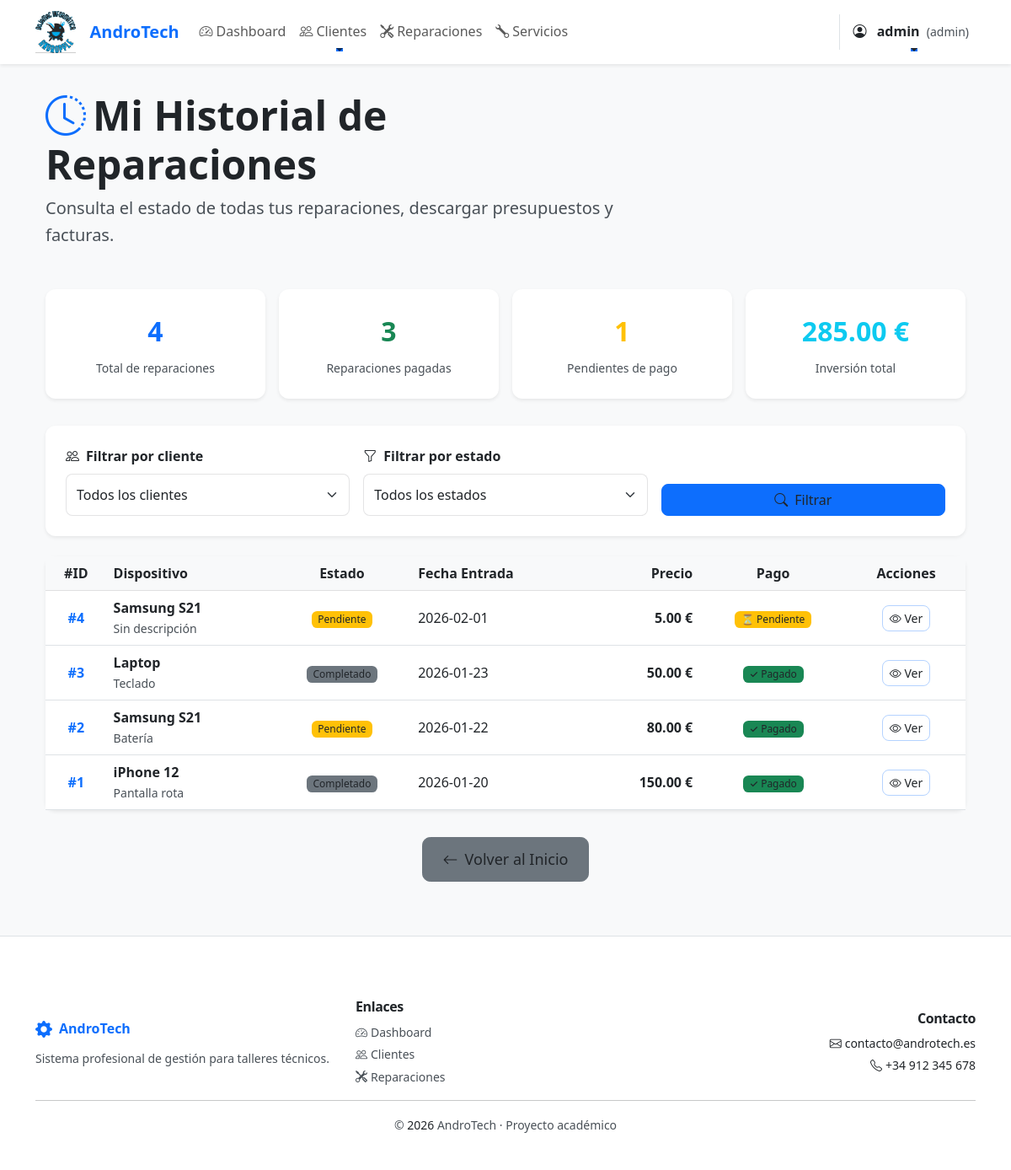
The app's page /cliente/historial (signed in) with its own data.
### tables this page shows
CREATE TABLE reparaciones (
    id INTEGER PRIMARY KEY AUTOINCREMENT,
    cliente_id INTEGER,
    dispositivo TEXT NOT NULL,
    descripcion TEXT,
    estado TEXT DEFAULT 'Pendiente',
    fecha_entrada TEXT,
    fecha_salida TEXT,
    precio REAL,
    tipo_documento TEXT DEFAULT 'presupuesto',
    estado_pago TEXT DEFAULT 'Pendiente',
    fecha_pago TEXT,
    metodo_pago TEXT,
    FOREIGN KEY (cliente_id) REFERENCES clientes(id)
);

### app.py (the view)
@app.route("/cliente/historial")
@role_required('admin')
def historial_cliente():
    conn = get_db()
    total_reparaciones = conn.execute("SELECT COUNT(*) FROM reparaciones").fetchone()[0]
    pagadas = conn.execute("SELECT COUNT(*) FROM reparaciones WHERE estado_pago = 'Pagado'").fetchone()[0]
    pendientes = conn.execute("SELECT COUNT(*) FROM reparaciones WHERE estado_pago != 'Pagado'").fetchone()[0]
    total_invertido = conn.execute("SELECT IFNULL(SUM(precio), 0) FROM reparaciones WHERE precio IS NOT NULL").fetchone()[0]
    promedio_precio = conn.execute("SELECT IFNULL(AVG(precio), 0) FROM reparaciones WHERE precio IS NOT NULL").fetchone()[0]
    total_completadas = conn.execute("SELECT COUNT(*) FROM reparaciones WHERE estado = 'Terminado' OR estado = 'Entregado'").fetchone()[0]
    estado_filtro = request.args.get('estado', '').strip()
    cliente_filtro = request.args.get('cliente_id', '').strip()
    try:
        page = int(request.args.get('page', 1))
        if page < 1:
            page = 1
    except ValueError:
        page = 1
    per_page = 10
    offset = (page - 1) * per_page
    base_sql = "SELECT reparaciones.*, clientes.nombre AS cliente FROM reparaciones LEFT JOIN clientes ON clientes.id = reparaciones.cliente_id"
    where = []
    params = []
    if estado_filtro:
        where.append("reparaciones.estado = ?")
        params.append(estado_filtro)
    if cliente_filtro:
        where.append("reparaciones.cliente_id = ?")
        params.append(cliente_filtro)
    where_clause = (" WHERE " + " AND ".join(where)) if where else ""
    total_count = conn.execute("SELECT COUNT(*) FROM reparaciones" + where_clause, params).fetchone()[0]
    total_pages = (total_count + per_page - 1) // per_page if total_count > 0 else 1
    reparaciones_rows = conn.execute(base_sql + where_clause + " ORDER BY reparaciones.id DESC LIMIT ? OFFSET ?", params + [per_page, offset]).fetchall()
    reparaciones = [dict(r) for r in reparaciones_rows]
    estados = conn.execute("SELECT DISTINCT estado FROM reparaciones ORDER BY estado").fetchall()
    clientes = conn.execute("SELECT id, nombre FROM clientes ORDER BY nombre").fetchall()
    conn.close()
    stats = {
        'total_reparaciones': total_reparaciones,
        'pagadas': pagadas,
        'pendientes': pendientes,
        'total_invertido': total_invertido or 0,
        'promedio_precio': promedio_precio or 0,
        'total_completadas': total_completadas,
    }
    return render_template('historial_cliente.html', reparaciones=reparaciones, stats=stats, estados=estados, clientes=clientes, estado_filtro=estado_filtro, cliente_filtro=cliente_filtro, page=page, total_pages=total_pages)

### templates/historial_cliente.html (shortened to what this page needs)
{% extends "base.html" %}
{% block content %}
<div class="container py-5">
    <div class="row mb-5">
        <div class="col-lg-8">
            <h1 class="display-5 fw-bold mb-2">
                <i class="bi bi-clock-history text-primary me-2"></i>Mi Historial de Reparaciones
            </h1>
            <p class="lead text-muted">Consulta el estado de todas tus reparaciones, descargar presupuestos y facturas.</p>
        </div>
    </div>
    <div class="row g-3 mb-5">
        <div class="col-md-4 col-lg-3">
            <div class="card shadow-sm border-0 h-100">
                <div class="card-body text-center">
                    <div class="fs-2 text-primary fw-bold mb-2">{{ stats.total_reparaciones }}</div>
                    <p class="card-text text-muted small mb-0">Total de reparaciones</p>
                </div>
            </div>
        </div>
        <div class="col-md-4 col-lg-3">
            <div class="card shadow-sm border-0 h-100">
                <div class="card-body text-center">
                    <div class="fs-2 text-success fw-bold mb-2">{{ stats.pagadas }}</div>
                    <p class="card-text text-muted small mb-0">Reparaciones pagadas</p>
                </div>
            </div>
        </div>
        <div class="col-md-4 col-lg-3">
            <div class="card shadow-sm border-0 h-100">
                <div class="card-body text-center">
                    <div class="fs-2 text-warning fw-bold mb-2">{{ stats.pendientes }}</div>
                    <p class="card-text text-muted small mb-0">Pendientes de pago</p>
                </div>
            </div>
        </div>
        <div class="col-md-4 col-lg-3">
            <div class="card shadow-sm border-0 h-100">
                <div class="card-body text-center">
                    <div class="fs-2 text-info fw-bold mb-2">{{ "%.2f"|format(stats.total_invertido) }} €</div>
                    <p class="card-text text-muted small mb-0">Inversión total</p>
                </div>
            </div>
        </div>
    </div>
    <div class="card shadow-sm mb-4 border-0">
        <div class="card-body">
            <form method="GET" class="row g-3 align-items-end">
                <div class="col-md-4">
                    <label for="cliente_id" class="form-label fw-semibold">
                        <i class="bi bi-people me-2"></i>Filtrar por cliente
                    </label>
                    <select id="cliente_id" name="cliente_id" class="form-select">
                        <option value="">Todos los clientes</option>
                    </select>
                </div>
                <div class="col-md-4">
                    <label for="estado" class="form-label fw-semibold">
                        <i class="bi bi-funnel me-2"></i>Filtrar por estado
                    </label>
                    <select id="estado" name="estado" class="form-select">
                        <option value="">Todos los estados</option>
                    </select>
                </div>
                <div class="col-md-4">
                    <button type="submit" class="btn btn-primary w-100">
                        <i class="bi bi-search me-2"></i>Filtrar
                    </button>
                </div>
            </form>
        </div>
    </div>
    {% if not reparaciones %}
    <div class="alert alert-info text-center py-5" role="alert">
        <div class="mb-3">
            <i class="bi bi-inbox" style="font-size: 3rem; color: #0dcaf0;"></i>
        </div>
        <h5 class="alert-heading">No hay reparaciones en tu historial</h5>
        <p class="mb-0">Cuando lleves un dispositivo a reparar, aparecerá aquí el historial completo.</p>
    </div>
    {% else %}
    <div class="card shadow-sm border-0 mb-4">
        <div class="table-responsive">
            <table class="table table-hover mb-0">
                <thead class="table-light">
                    <tr>
                        <th class="text-center">#ID</th>
                        <th>Dispositivo</th>
                        <th class="text-center">Estado</th>
                        <th>Fecha Entrada</th>
                        <th class="text-end">Precio</th>
                        <th class="text-center">Pago</th>
                        <th class="text-center">Acciones</th>
                    </tr>
                </thead>
                <tbody>
                    {% for rep in reparaciones %}
                    <tr class="align-middle">
                        <td class="text-center fw-semibold text-primary">#{{ rep.id }}</td>
                        <td>
                            <div class="fw-semibold">{{ rep.dispositivo }}</div>
                            <small class="text-muted">{{ rep.descripcion[:50] if rep.descripcion else 'Sin descripción' }}</small>
                        </td>
                        <td class="text-center">
                            <span class="badge
                                {% if rep.estado == 'Entregado' %}bg-success
                                {% elif rep.estado == 'Terminado' %}bg-success
                                {% elif rep.estado == 'En proceso' %}bg-primary
                                {% elif rep.estado == 'Pendiente' %}bg-warning text-dark
                                {% else %}bg-secondary{% endif %}
                            ">
                                {{ rep.estado }}
                            </span>
                        </td>
                        <td>
                            {{ rep.fecha_entrada }}
                        </td>
                        <td class="text-end fw-semibold">
                            {% if rep.precio %}
                                {{ "%.2f"|format(rep.precio) }} €
                            {% else %}
                                <span class="text-muted">Pendiente</span>
                            {% endif %}
                        </td>
                        <td class="text-center">
                            {% if rep.estado_pago == 'Pagado' %}
                                <span class="badge bg-success">✓ Pagado</span>
                            {% else %}
                                <span class="badge bg-warning text-dark">⏳ Pendiente</span>
                            {% endif %}
                        </td>
                        <td class="text-center">
                            <button type="button"
                                    class="btn btn-sm btn-outline-primary"
                                    data-bs-toggle="modal"
                                    data-bs-target="#detallesModal{{ rep.id }}">
                                <i class="bi bi-eye"></i> Ver
                            </button>
                        </td>
                    </tr>
                    {% endfor %}
                </tbody>
            </table>
        </div>
    </div>
    {% endif %}
    <div class="row mt-5">
        <div class="col-12 text-center">
            <a href="/" class="btn btn-secondary btn-lg">
                <i class="bi bi-arrow-left me-2"></i>Volver al Inicio
            </a>
        </div>
    </div>
</div>
{% endblock %}

### templates/base.html (shortened to what this page needs)
<!DOCTYPE html>
<html lang="es">
<head>
    <link
        href="https://cdn.jsdelivr.net/npm/bootstrap@5.3.0/dist/css/bootstrap.min.css"
        rel="stylesheet">
        <link rel="stylesheet" href="{{ url_for('static', filename='css/style.css') }}">
        <link rel="stylesheet"
            href="https://cdn.jsdelivr.net/npm/bootstrap-icons@1.11.1/font/bootstrap-icons.css">
</head>
<body class="bg-light">
<nav class="navbar navbar-expand-lg navbar-light bg-white shadow-sm sticky-top">
    <div class="container">
        <a class="navbar-brand d-flex align-items-center" href="/">
            <img src="{{ url_for('static', filename='imagenes/logo.jpg') }}" alt="AndroTech" style="height: 50px; width: auto; object-fit: contain;" class="me-3">
            <span class="fw-bold text-primary fs-5">AndroTech</span>
        </a>
        <div class="collapse navbar-collapse" id="navbarContent">
            {% if session.usuario %}
                <ul class="navbar-nav me-auto">
                    <li class="nav-item">
                        <a class="nav-link {% if request.endpoint == 'dashboard' %}active fw-semibold{% endif %}"
                           href="/dashboard">
                            <i class="bi bi-speedometer2 me-1"></i>Dashboard
                        </a>
                    </li>
                    <li class="nav-item dropdown">
                        <a class="nav-link dropdown-toggle {% if request.endpoint == 'clientes' %}active fw-semibold{% endif %}"
                           href="#" id="clientesDropdown" role="button" data-bs-toggle="dropdown" aria-expanded="false">
                            <i class="bi bi-people me-1"></i>Clientes
                        </a>
                    </li>
                    <li class="nav-item">
                        <a class="nav-link {% if request.endpoint == 'reparaciones' %}active fw-semibold{% endif %}"
                           href="/reparaciones">
                            <i class="bi bi-tools me-1"></i>Reparaciones
                        </a>
                    </li>
                    <li class="nav-item">
                        <a class="nav-link {% if request.endpoint == 'servicios' %}active fw-semibold{% endif %}"
                           href="/servicios">
                            <i class="bi bi-wrench me-1"></i>Servicios
                        </a>
                    </li>
                </ul>
                <ul class="navbar-nav">
                    <li class="nav-item dropdown">
                        <a class="nav-link dropdown-toggle fw-semibold text-dark border-start ps-3"
                           href="#" id="userDropdown" role="button"
                           data-bs-toggle="dropdown" aria-expanded="false">
                            <i class="bi bi-person-circle me-2"></i>
                            {{ session.usuario }}
                            <small class="text-muted ms-1">({{ session.rol }})</small>
                        </a>
                    </li>
                </ul>
            {% endif %}
        </div>
    </div>
</nav>
<div class="container-fluid px-0">
    <div class="container">
        {% block content %}{% endblock %}
    </div>
</div>
<footer class="bg-white border-top mt-5">
    <div class="container py-4">
        <div class="row g-4 align-items-center">
            <div class="col-md-4">
                <div class="d-flex align-items-center mb-2">
                    <i class="bi bi-gear-fill text-primary me-2 fs-5"></i>
                    <span class="fw-bold text-primary fs-6">AndroTech</span>
                </div>
                <p class="text-muted small mb-0">Sistema profesional de gestión para talleres técnicos.</p>
            </div>
            <div class="col-md-4">
                <h6 class="fw-semibold mb-2 text-dark">Enlaces</h6>
                <div class="d-flex flex-column">
                    {% if session.usuario %}
                        <a href="/dashboard" class="text-decoration-none text-muted small mb-1">
                            <i class="bi bi-speedometer2 me-1"></i>Dashboard
                        </a>
                        <a href="/clientes" class="text-decoration-none text-muted small mb-1">
                            <i class="bi bi-people me-1"></i>Clientes
                        </a>
                        <a href="/reparaciones" class="text-decoration-none text-muted small">
                            <i class="bi bi-tools me-1"></i>Reparaciones
                        </a>
                    {% endif %}
                </div>
            </div>
            <div class="col-md-4 text-md-end">
                <h6 class="fw-semibold mb-2 text-dark">Contacto</h6>
                <div class="text-muted small">
                    <div class="mb-1">
                        <i class="bi bi-envelope me-1"></i>contacto@androtech.es
                    </div>
                    <div>
                        <i class="bi bi-telephone me-1"></i>+34 912 345 678
                    </div>
                </div>
            </div>
        </div>
        <hr class="my-3 opacity-25">
        <div class="text-center">
            <small class="text-muted">
                &copy; <span id="footer-year"></span> AndroTech · Proyecto académico
            </small>
        </div>
    </div>
</footer>
</body>
</html>

### records on screen
reparaciones: id "4", dispositivo "Samsung S21", descripcion "Sin descripción", estado "Pendiente", fecha_entrada "2026-02-01", precio "5.00", estado_pago "⏳ Pendiente"
reparaciones: id "3", dispositivo "Laptop", descripcion "Teclado", estado "Completado", fecha_entrada "2026-01-23", precio "50.00", estado_pago "✓ Pagado"
reparaciones: id "2", dispositivo "Samsung S21", descripcion "Batería", estado "Pendiente", fecha_entrada "2026-01-22", precio "80.00", estado_pago "✓ Pagado"
reparaciones: id "1", dispositivo "iPhone 12", descripcion "Pantalla rota", estado "Completado", fecha_entrada "2026-01-20", precio "150.00", estado_pago "✓ Pagado"

### other values on screen
{{ session.usuario }} "admin"
{{ session.rol }} "admin"
{{ stats.total_reparaciones }} "4"
{{ stats.pagadas }} "3"
{{ stats.pendientes }} "1"
{{ "%.2f"|format(stats.total_invertido) }} "285.00"
